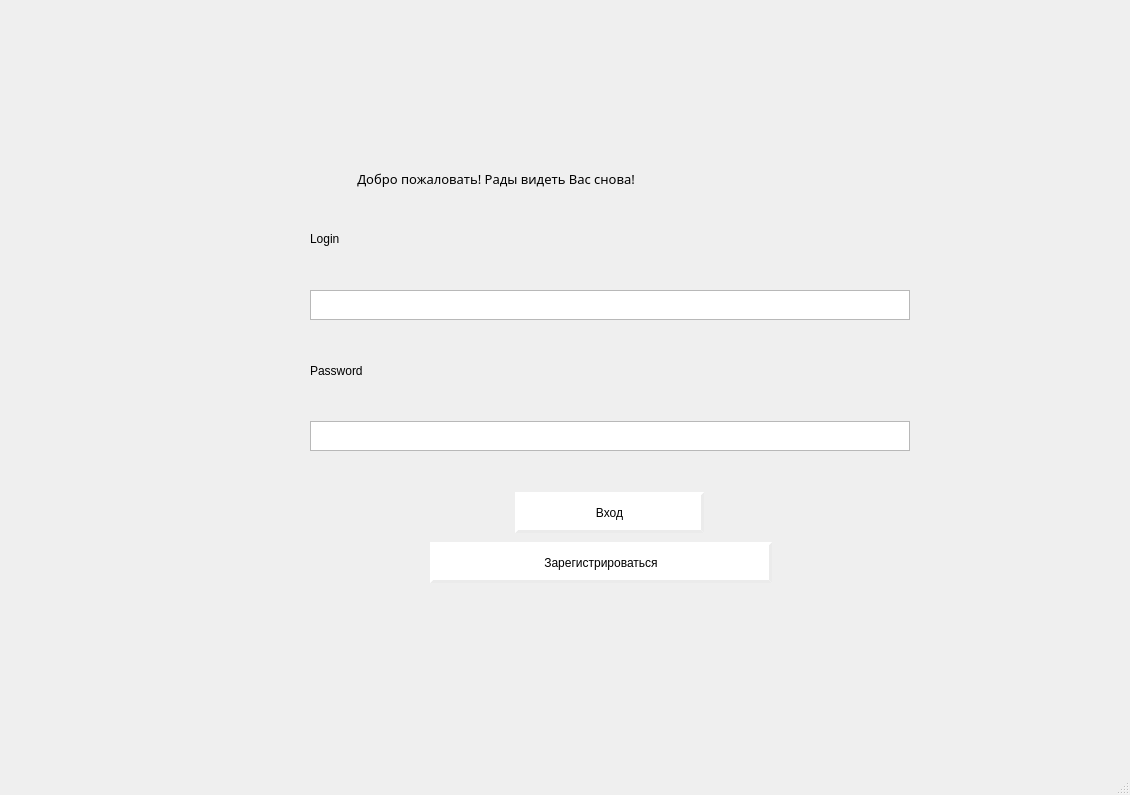
<?xml version="1.0" encoding="UTF-8"?>
<ui version="4.0">
 <class>MainWindow</class>
 <widget class="QMainWindow" name="MainWindow">
  <property name="geometry">
   <rect>
    <x>0</x>
    <y>0</y>
    <width>1130</width>
    <height>795</height>
   </rect>
  </property>
  <property name="minimumSize">
   <size>
    <width>1130</width>
    <height>795</height>
   </size>
  </property>
  <property name="maximumSize">
   <size>
    <width>1130</width>
    <height>795</height>
   </size>
  </property>
  <property name="windowTitle">
   <string>MainWindow</string>
  </property>
  <property name="styleSheet">
   <string notr="true">QMainWindow
{
 border-image: url(C:/PyQt/pythonProject/site_page/fon.png)
}
QLabel
{
	 font: 10pt &quot;Segoe Script&quot;;
	 color: rgb(0, 0, 0);
}

QPushButton
{	
	 font: 10pt &quot;Segoe Script&quot;;
	 background-color: rgb(255, 255, 255);
	 border-style: outset;
	 border-width: 3px;
	 border-color: rgb(235, 235, 235);
	 color: black;
}

QPushButton:hover
{
	background-color:rgb(255, 235, 253);
	border-width: 2px;
	border-color: rgb(235, 235, 235);
}

QPushButton:pressed
{
	background-color: rgb(245, 218, 235);
	border-width: 2px;
	border-color: rgb(235, 235, 235);
}

QComboBox
{	
	 font: 10pt &quot;Segoe Script&quot;;
	 background-color: rgb(255, 255, 255);
	 border-style: outset;
	 border-width: 3px;
	 border-color: rgb(235, 235, 235);
	 color: black;
}

QComboBox QAbstractItemView

{
	  outline: none;
      border-color: rgb(235, 235, 235);
      selection-background-color: rgb(255, 235, 253);
	  selection-color: rgb(155, 135, 153);
      font: 8pt &quot;Segoe Script&quot;;
}

QComboBox QAbstractItemView::item:hover
{
	selection-background-color:rgb(255, 235, 253);
	border-width: 2px;
	color: black;
	border-color: rgb(235, 235, 235);
}

QComboBox QAbstractItemView::item:pressed
{
	selection-background-color: rgb(245, 218, 235);
	border-width: 2px;
	color: black;
	border-color: rgb(235, 235, 235);
}</string>
  </property>
  <widget class="QWidget" name="centralwidget">
   <widget class="QWidget" name="layoutWidget">
    <property name="geometry">
     <rect>
      <x>20</x>
      <y>10</y>
      <width>251</width>
      <height>63</height>
     </rect>
    </property>
    <layout class="QHBoxLayout" name="horizontalLayout">
     <item>
      <widget class="QLabel" name="label">
       <property name="minimumSize">
        <size>
         <width>81</width>
         <height>61</height>
        </size>
       </property>
       <property name="maximumSize">
        <size>
         <width>81</width>
         <height>61</height>
        </size>
       </property>
       <property name="styleSheet">
        <string notr="true">QLabel
{
	 border-image: url(C:/PyQt/pythonProject/site_page/logotip.png);
}

</string>
       </property>
       <property name="text">
        <string/>
       </property>
      </widget>
     </item>
     <item>
      <widget class="QLabel" name="label_2">
       <property name="minimumSize">
        <size>
         <width>160</width>
         <height>30</height>
        </size>
       </property>
       <property name="maximumSize">
        <size>
         <width>160</width>
         <height>30</height>
        </size>
       </property>
       <property name="font">
        <font>
         <family>Segoe Script</family>
         <pointsize>10</pointsize>
         <weight>50</weight>
         <italic>false</italic>
         <bold>false</bold>
        </font>
       </property>
       <property name="styleSheet">
        <string notr="true">QLabel
{
	 border-image: url(C:/PyQt/pythonProject/site_page/text.png);
}

</string>
       </property>
       <property name="text">
        <string/>
       </property>
      </widget>
     </item>
    </layout>
   </widget>
   <widget class="QLabel" name="result_entrance_label">
    <property name="geometry">
     <rect>
      <x>230</x>
      <y>610</y>
      <width>761</width>
      <height>31</height>
     </rect>
    </property>
    <property name="text">
     <string/>
    </property>
   </widget>
   <widget class="QLabel" name="label_3">
    <property name="geometry">
     <rect>
      <x>565</x>
      <y>70</y>
      <width>91</width>
      <height>81</height>
     </rect>
    </property>
    <property name="minimumSize">
     <size>
      <width>91</width>
      <height>81</height>
     </size>
    </property>
    <property name="maximumSize">
     <size>
      <width>91</width>
      <height>81</height>
     </size>
    </property>
    <property name="styleSheet">
     <string notr="true">QLabel
{
	 border-image: url(C:/PyQt/pythonProject/site_page/user7.png);
}

</string>
    </property>
    <property name="text">
     <string/>
    </property>
   </widget>
   <widget class="QWidget" name="layoutWidget">
    <property name="geometry">
     <rect>
      <x>310</x>
      <y>170</y>
      <width>604</width>
      <height>281</height>
     </rect>
    </property>
    <layout class="QVBoxLayout" name="verticalLayout_4">
     <item>
      <layout class="QVBoxLayout" name="verticalLayout">
       <item>
        <layout class="QHBoxLayout" name="horizontalLayout_2">
         <item>
          <widget class="QLabel" name="label_4">
           <property name="font">
            <font>
             <family>Segoe Script</family>
             <pointsize>10</pointsize>
             <weight>50</weight>
             <italic>false</italic>
             <bold>false</bold>
            </font>
           </property>
           <property name="text">
            <string>              Добро пожаловать! Рады видеть Вас снова!</string>
           </property>
          </widget>
         </item>
        </layout>
       </item>
      </layout>
     </item>
     <item>
      <layout class="QVBoxLayout" name="verticalLayout_2">
       <item>
        <layout class="QHBoxLayout" name="horizontalLayout_3">
         <item>
          <widget class="QLabel" name="label_5">
           <property name="text">
            <string>Login</string>
           </property>
          </widget>
         </item>
         <item>
          <spacer name="horizontalSpacer">
           <property name="orientation">
            <enum>Qt::Horizontal</enum>
           </property>
           <property name="sizeHint" stdset="0">
            <size>
             <width>348</width>
             <height>17</height>
            </size>
           </property>
          </spacer>
         </item>
        </layout>
       </item>
       <item>
        <widget class="QTextEdit" name="login_text_edit">
         <property name="minimumSize">
          <size>
           <width>600</width>
           <height>30</height>
          </size>
         </property>
         <property name="maximumSize">
          <size>
           <width>600</width>
           <height>30</height>
          </size>
         </property>
        </widget>
       </item>
      </layout>
     </item>
     <item>
      <layout class="QVBoxLayout" name="verticalLayout_6">
       <item>
        <layout class="QHBoxLayout" name="horizontalLayout_4">
         <item>
          <layout class="QHBoxLayout" name="horizontalLayout_6">
           <item>
            <widget class="QLabel" name="label_6">
             <property name="text">
              <string>Password</string>
             </property>
            </widget>
           </item>
           <item>
            <spacer name="horizontalSpacer_2">
             <property name="orientation">
              <enum>Qt::Horizontal</enum>
             </property>
             <property name="sizeHint" stdset="0">
              <size>
               <width>348</width>
               <height>17</height>
              </size>
             </property>
            </spacer>
           </item>
          </layout>
         </item>
        </layout>
       </item>
       <item>
        <widget class="QTextEdit" name="password_text_edit">
         <property name="minimumSize">
          <size>
           <width>600</width>
           <height>30</height>
          </size>
         </property>
         <property name="maximumSize">
          <size>
           <width>600</width>
           <height>30</height>
          </size>
         </property>
        </widget>
       </item>
      </layout>
     </item>
     <item>
      <layout class="QVBoxLayout" name="verticalLayout_3"/>
     </item>
    </layout>
   </widget>
   <widget class="QWidget" name="">
    <property name="geometry">
     <rect>
      <x>430</x>
      <y>490</y>
      <width>359</width>
      <height>93</height>
     </rect>
    </property>
    <layout class="QVBoxLayout" name="verticalLayout_5">
     <item>
      <layout class="QHBoxLayout" name="horizontalLayout_7">
       <item>
        <spacer name="verticalSpacer_3">
         <property name="orientation">
          <enum>Qt::Vertical</enum>
         </property>
         <property name="sizeHint" stdset="0">
          <size>
           <width>85</width>
           <height>23</height>
          </size>
         </property>
        </spacer>
       </item>
       <item>
        <widget class="QPushButton" name="login_push_button">
         <property name="minimumSize">
          <size>
           <width>171</width>
           <height>41</height>
          </size>
         </property>
         <property name="sizeIncrement">
          <size>
           <width>171</width>
           <height>41</height>
          </size>
         </property>
         <property name="text">
          <string>Вход</string>
         </property>
        </widget>
       </item>
       <item>
        <spacer name="verticalSpacer_4">
         <property name="orientation">
          <enum>Qt::Vertical</enum>
         </property>
         <property name="sizeHint" stdset="0">
          <size>
           <width>85</width>
           <height>23</height>
          </size>
         </property>
        </spacer>
       </item>
      </layout>
     </item>
     <item>
      <widget class="QPushButton" name="registration_push_button">
       <property name="minimumSize">
        <size>
         <width>342</width>
         <height>41</height>
        </size>
       </property>
       <property name="maximumSize">
        <size>
         <width>342</width>
         <height>41</height>
        </size>
       </property>
       <property name="text">
        <string>Зарегистрироваться</string>
       </property>
      </widget>
     </item>
    </layout>
   </widget>
  </widget>
  <widget class="QMenuBar" name="menubar">
   <property name="geometry">
    <rect>
     <x>0</x>
     <y>0</y>
     <width>1130</width>
     <height>26</height>
    </rect>
   </property>
  </widget>
  <widget class="QStatusBar" name="statusbar"/>
 </widget>
 <resources/>
 <connections/>
</ui>
